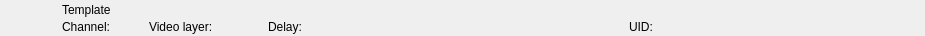
<?xml version="1.0" encoding="UTF-8"?>
<ui version="4.0">
 <class>RundownTemplateWidget</class>
 <widget class="QWidget" name="RundownTemplateWidget">
  <property name="geometry">
   <rect>
    <x>0</x>
    <y>0</y>
    <width>925</width>
    <height>36</height>
   </rect>
  </property>
  <layout class="QHBoxLayout" name="horizontalLayout">
   <property name="spacing">
    <number>0</number>
   </property>
   <property name="margin">
    <number>0</number>
   </property>
   <item>
    <widget class="QFrame" name="frameItem">
     <property name="sizePolicy">
      <sizepolicy hsizetype="Preferred" vsizetype="Fixed">
       <horstretch>0</horstretch>
       <verstretch>0</verstretch>
      </sizepolicy>
     </property>
     <property name="minimumSize">
      <size>
       <width>0</width>
       <height>36</height>
      </size>
     </property>
     <widget class="QLabel" name="labelIcon">
      <property name="geometry">
       <rect>
        <x>22</x>
        <y>2</y>
        <width>32</width>
        <height>32</height>
       </rect>
      </property>
      <property name="text">
       <string/>
      </property>
      <property name="pixmap">
       <pixmap resource="../Widgets.qrc">:/Graphics/Images/Template.png</pixmap>
      </property>
      <property name="scaledContents">
       <bool>true</bool>
      </property>
     </widget>
     <widget class="QLabel" name="labelVideolayer">
      <property name="geometry">
       <rect>
        <x>149</x>
        <y>19</y>
        <width>110</width>
        <height>16</height>
       </rect>
      </property>
      <property name="text">
       <string>Video layer:</string>
      </property>
     </widget>
     <widget class="QLabel" name="labelLabel">
      <property name="geometry">
       <rect>
        <x>62</x>
        <y>2</y>
        <width>601</width>
        <height>16</height>
       </rect>
      </property>
      <property name="text">
       <string>Template</string>
      </property>
     </widget>
     <widget class="QLabel" name="labelChannel">
      <property name="geometry">
       <rect>
        <x>62</x>
        <y>19</y>
        <width>78</width>
        <height>16</height>
       </rect>
      </property>
      <property name="text">
       <string>Channel:</string>
      </property>
     </widget>
     <widget class="QLabel" name="labelColor">
      <property name="geometry">
       <rect>
        <x>0</x>
        <y>0</y>
        <width>18</width>
        <height>36</height>
       </rect>
      </property>
      <property name="text">
       <string/>
      </property>
     </widget>
     <widget class="QLabel" name="labelGroupColor">
      <property name="geometry">
       <rect>
        <x>0</x>
        <y>0</y>
        <width>6</width>
        <height>36</height>
       </rect>
      </property>
      <property name="text">
       <string/>
      </property>
     </widget>
     <widget class="QLabel" name="labelDelay">
      <property name="geometry">
       <rect>
        <x>268</x>
        <y>19</y>
        <width>83</width>
        <height>16</height>
       </rect>
      </property>
      <property name="text">
       <string>Delay:</string>
      </property>
     </widget>
     <widget class="QLabel" name="labelDevice">
      <property name="geometry">
       <rect>
        <x>360</x>
        <y>19</y>
        <width>260</width>
        <height>16</height>
       </rect>
      </property>
      <property name="text">
       <string></string>
      </property>
     </widget>
     <widget class="QLabel" name="labelRemoteTriggerId">
      <property name="geometry">
       <rect>
        <x>629</x>
        <y>19</y>
        <width>111</width>
        <height>16</height>
       </rect>
      </property>
      <property name="text">
       <string>UID:</string>
      </property>
     </widget>
    </widget>
   </item>
   <item>
    <widget class="QFrame" name="frameStatus">
     <property name="minimumSize">
      <size>
       <width>77</width>
       <height>0</height>
      </size>
     </property>
     <property name="maximumSize">
      <size>
       <width>77</width>
       <height>16777215</height>
      </size>
     </property>
     <widget class="QLabel" name="labelGpiConnected">
      <property name="geometry">
       <rect>
        <x>1</x>
        <y>2</y>
        <width>32</width>
        <height>32</height>
       </rect>
      </property>
      <property name="minimumSize">
       <size>
        <width>32</width>
        <height>32</height>
       </size>
      </property>
      <property name="maximumSize">
       <size>
        <width>32</width>
        <height>32</height>
       </size>
      </property>
      <property name="lineWidth">
       <number>0</number>
      </property>
      <property name="text">
       <string/>
      </property>
      <property name="pixmap">
       <pixmap resource="../Widgets.qrc">:/Graphics/Images/GpiConnected.png</pixmap>
      </property>
      <property name="scaledContents">
       <bool>true</bool>
      </property>
     </widget>
     <widget class="QLabel" name="labelDisconnected">
      <property name="geometry">
       <rect>
        <x>33</x>
        <y>2</y>
        <width>32</width>
        <height>32</height>
       </rect>
      </property>
      <property name="minimumSize">
       <size>
        <width>32</width>
        <height>32</height>
       </size>
      </property>
      <property name="maximumSize">
       <size>
        <width>32</width>
        <height>32</height>
       </size>
      </property>
      <property name="text">
       <string/>
      </property>
      <property name="pixmap">
       <pixmap resource="../Widgets.qrc">:/Graphics/Images/Disconnected.png</pixmap>
      </property>
      <property name="scaledContents">
       <bool>true</bool>
      </property>
     </widget>
     <widget class="QLabel" name="labelActiveColor">
      <property name="geometry">
       <rect>
        <x>69</x>
        <y>0</y>
        <width>8</width>
        <height>36</height>
       </rect>
      </property>
      <property name="minimumSize">
       <size>
        <width>8</width>
        <height>36</height>
       </size>
      </property>
      <property name="maximumSize">
       <size>
        <width>8</width>
        <height>36</height>
       </size>
      </property>
      <property name="text">
       <string/>
      </property>
     </widget>
    </widget>
   </item>
  </layout>
 </widget>
 <resources>
  <include location="../Widgets.qrc"/>
 </resources>
 <connections/>
 <slots>
  <slot>addToCombo()</slot>
  <slot>showAddTemplateDataDialog(QString)</slot>
 </slots>
</ui>
